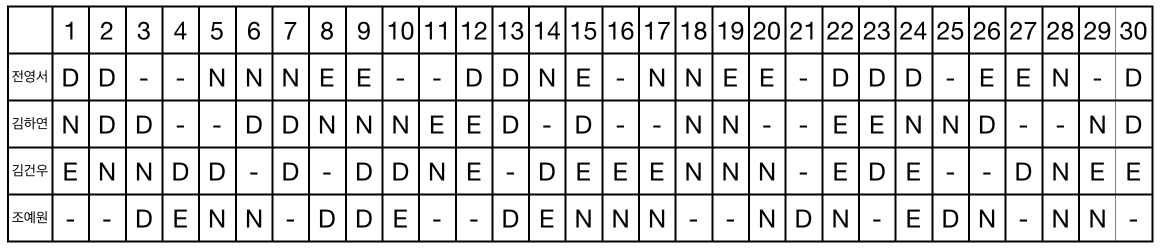
#> input picture 3-class CNN model/schedule4.jpg, 2331 x 503 px, given in place of camera3.jpg, which was not available (shown at 1/2 size)
$ python 3class_final.py
#> lines starting #> are read from the running program, lines starting #| are printed output that depends on the picture; after the words box and inside, x2 and y2 are one past the last pixel; in counts of white or black regions, pixels touching at a corner belong together; pictures that were not available may be replaced by others from this repository, and a replacement may not be noted
# ─────────────────────────────
# 0. 패키지 임포트 및 설정
# ─────────────────────────────
import cv2
import numpy as np
import matplotlib.pyplot as plt
import json
import tensorflow as tf

# 사용자 설정
IMAGE_PATH   = "/content/camera3.jpg"       # 업로드한 근무표 이미지 경로
TFLITE_MODEL = "dne_classifier.tflite"         # TFLite 분류기 모델
WHITE_THRESH = 0.94                           # 빈 셀 판단 기준
CLASS_LABELS = ['D', 'N', 'E']                 # 분류 클래스
HEADER_SKIP_Y = 2                              # 위쪽 헤더 행 수
HEADER_SKIP_X = 1                              # 왼쪽 헤더 열 수

# ─────────────────────────────
# 1. 셀 좌표 검출 및 표 정렬
# ─────────────────────────────
def get_table_cells(img_path, header_skip_y=2, header_skip_x=1, vis_path="table_detected.png"):
#> called with img_path = '/content/camera3.jpg', header_skip_y = 2, header_skip_x = 1, vis_path = 'table_detected4.png'
    orig_img = cv2.imread(img_path)
#> orig_img is the input picture: shape (503, 2331, 3); mean B, G, R 218.1, 218.1, 218.1
    assert orig_img is not None, f"Image not found at {img_path}"

    max_width = 1000
    if orig_img.shape[1] > max_width:
        scale = max_width / orig_img.shape[1]
#> scale = 0.429
        orig_img = cv2.resize(orig_img, None, fx=scale, fy=scale)
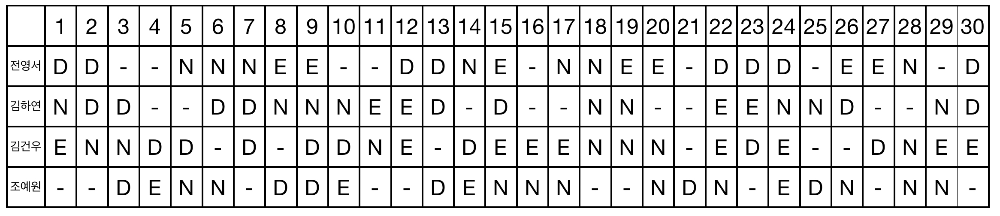
#> orig_img: shape (216, 1000, 3); mean B, G, R 218, 218, 218

    gray = cv2.cvtColor(orig_img, cv2.COLOR_BGR2GRAY)
    blur = cv2.GaussianBlur(gray, (5, 5), 0)
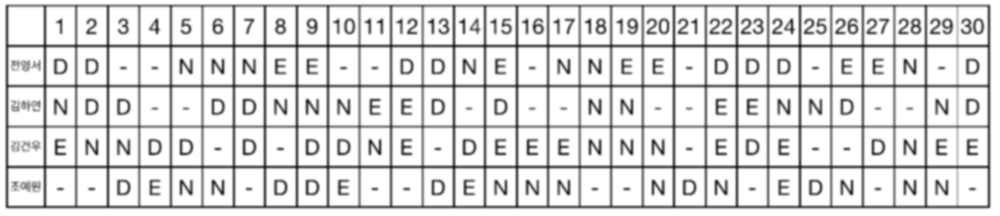
#> blur: shape (216, 1000); min 30, max 255, mean 218
    binary = cv2.adaptiveThreshold(blur, 255, cv2.ADAPTIVE_THRESH_MEAN_C,
                                   cv2.THRESH_BINARY_INV, 15, 8)
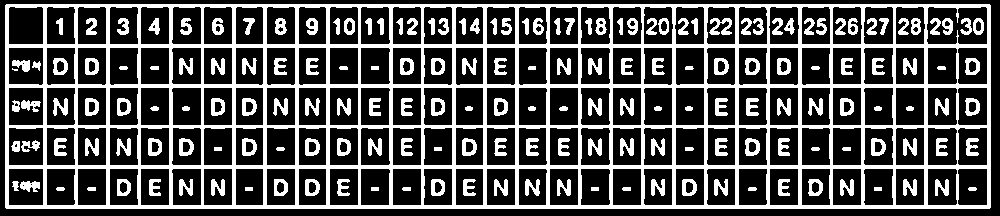
#> binary: shape (216, 1000); 30.3% white; 180 white regions (1 under 20 px), largest, box (x1, y1, x2, y2) and area: (5, 4, 991, 209) 44561, (709, 18, 732, 35) 220, (242, 98, 257, 116) 171

    contours, _ = cv2.findContours(binary, cv2.RETR_EXTERNAL, cv2.CHAIN_APPROX_SIMPLE)
#> contours = 1 item
    contours = sorted(contours, key=cv2.contourArea, reverse=True)

    table_contour = None
    for cnt in contours:
        approx = cv2.approxPolyDP(cnt, 0.02 * cv2.arcLength(cnt, True), True)
        if len(approx) == 4:
            table_contour = approx
            break
#> this loop made 1 pass
#> table_contour on pass 1: [[5, 5], [6, 208], [990, 207], [989, 4]]

    if table_contour is not None:
        def sort_points(pts):
            pts = pts.reshape(4, 2)
#> pts = [[5, 5], [6, 208], [990, 207], [989, 4]]
            s = pts.sum(axis=1)
#> s = [10, 214, 1197, 993]
            diff = np.diff(pts, axis=1)
#> diff = [0, 202, -783, -985]
            return np.array([
                pts[np.argmin(s)], pts[np.argmin(diff)],
                pts[np.argmax(s)], pts[np.argmax(diff)]
            ], dtype='float32')

        rect = sort_points(table_contour)
#> rect = [[5, 5], [989, 4], [990, 207], [6, 208]]
        width = int(max(np.linalg.norm(rect[0] - rect[1]), np.linalg.norm(rect[2] - rect[3])))
#> width = 984
        height = int(max(np.linalg.norm(rect[0] - rect[3]), np.linalg.norm(rect[1] - rect[2])))
#> height = 203
        dst = np.array([[0,0],[width-1,0],[width-1,height-1],[0,height-1]], dtype='float32')
#> dst = [[0, 0], [983, 0], [983, 202], [0, 202]]
        M = cv2.getPerspectiveTransform(rect, dst)
#> M = [[0.999, -0.00492, -4.97], [0.00101, 0.995, -4.98], [-3.59e-20, -1.56e-19, 1]]
        warped = cv2.warpPerspective(orig_img, M, (width, height))
        gray = cv2.cvtColor(warped, cv2.COLOR_BGR2GRAY)
#> gray: shape (203, 984)
    else:
        print("⚠️ 표 외곽 인식 실패 — 원본 사용")
        warped = orig_img
        gray = cv2.cvtColor(warped, cv2.COLOR_BGR2GRAY)

    _, binary = cv2.threshold(gray, 0, 255, cv2.THRESH_BINARY_INV + cv2.THRESH_OTSU)
#> binary: shape (203, 984); 17.7% white in thin lines or dots
    h_kernel = cv2.getStructuringElement(cv2.MORPH_RECT, (100, 1))
    v_kernel = cv2.getStructuringElement(cv2.MORPH_RECT, (1, 100))
    h_lines = cv2.morphologyEx(binary, cv2.MORPH_OPEN, h_kernel)
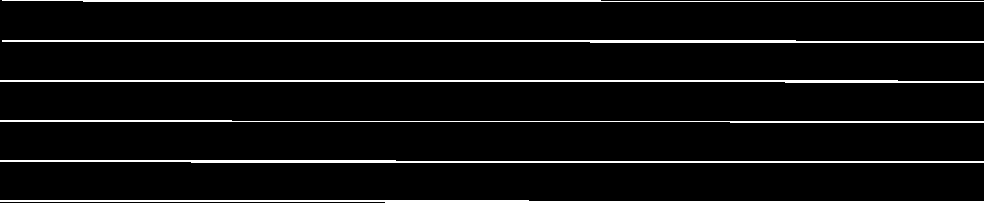
#> h_lines: shape (203, 984); 5.8% white; 6 white regions, box (x1, y1, x2, y2) and area: (0, 160, 984, 163) 2173, (2, 40, 984, 43) 2170, (0, 200, 984, 203) 2112, (0, 80, 984, 83) 2081, (2, 0, 984, 2) 1500, (0, 120, 984, 123) 1470
    v_lines = cv2.morphologyEx(binary, cv2.MORPH_OPEN, v_kernel)
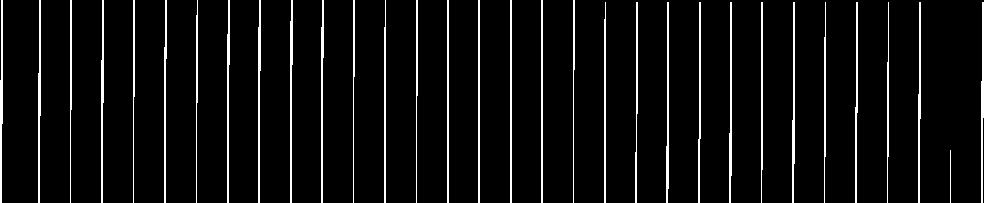
#> v_lines: shape (203, 984); 6.1% white in thin lines or dots

    def find_seps(mask, axis, ratio=0.5):
#> called with axis = 'x', ratio = 0.5
        proj = mask.sum(axis=0) if axis == 'x' else mask.sum(axis=1)
#> proj = 984 values, max 51765 at index 1, min 0 at index 3, mean 3135.4
        thresh = proj.max() * ratio
#> thresh = 25882.5
        idx = np.where(proj > thresh)[0]
#> idx = 63 values from 0 to 983
        groups = np.split(idx, np.where(np.diff(idx) > 1)[0] + 1)
#> groups = 31 items, first 6: [0, 1, 2], [38, 39, 40], [70, 71], [101, 102, 103], [133], [164, 165]
        return sorted(int(np.median(g)) for g in groups if len(g) > 0)

    x_seps = find_seps(v_lines, 'x', 0.5)
#> x_seps = 31 values from 1 to 982
    y_seps = find_seps(h_lines, 'y', 0.5)
#> y_seps = [0, 40, 80, 121, 161, 201]

    if vis_path:
        img_vis = cv2.cvtColor(gray, cv2.COLOR_GRAY2BGR)
        for y in y_seps:
            cv2.line(img_vis, (x_seps[0], y), (x_seps[-1], y), (0,0,255), 2)
#> this loop made 6 passes
#> y on passes 2 to 6: 40, 80, 121, 161, 201
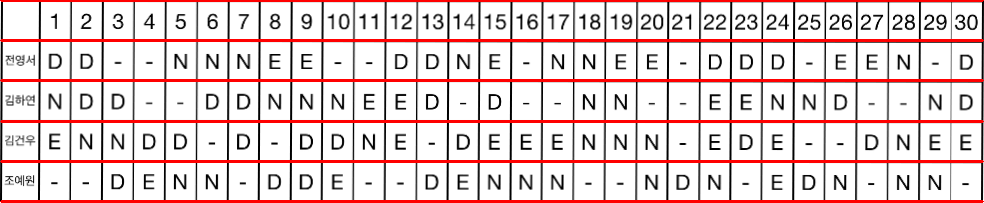
#> img_vis: shape (203, 984, 3); mean B, G, R 206.4, 206.4, 227.7
        for x in x_seps:
            cv2.line(img_vis, (x, y_seps[0]), (x, y_seps[-1]), (0,0,255), 2)
#> this loop made 31 passes
#> x on passes 2 to 13: 39, 70, 102, 133, 164, 196, 227, 258, 290, 321, 353, 384
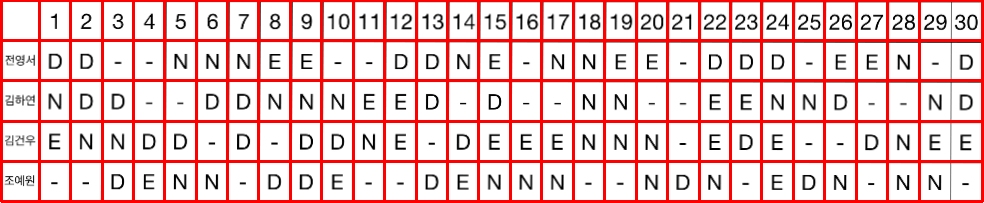
#> img_vis: shape (203, 984, 3); 8.67% of pixels changed, all inside (x1, y1, x2, y2) = (0, 1, 984, 201)
        cv2.imwrite(vis_path, img_vis)
        print(f"✅ 셀 시각화 저장 완료: {vis_path}")

    data_rows = list(zip(y_seps[header_skip_y-1:-1], y_seps[header_skip_y:]))
#> data_rows = [(40, 80), (80, 121), (121, 161), (161, 201)]
    data_cols = list(zip(x_seps[header_skip_x:-1], x_seps[header_skip_x+1:]))
#> data_cols = 29 pairs, first value 39 to 919, second value 70 to 982
    return gray, data_rows, data_cols

# ─────────────────────────────
# 2. 셀 crop 및 리사이즈
# ─────────────────────────────
# [51 lines left out: functions tight_crop_and_resize, classify_dne, not called in this run]


# ─────────────────────────────
# 4. 메인 실행 및 JSON 저장
# ─────────────────────────────
def main():
    img, data_rows, data_cols = get_table_cells(
        IMAGE_PATH, header_skip_y=HEADER_SKIP_Y, header_skip_x=HEADER_SKIP_X,
        vis_path="table_detected4.png"
    )
#> data_rows = [(40, 80), (80, 121), (121, 161), (161, 201)]

    interpreter = tf.lite.Interpreter(model_path=TFLITE_MODEL)
    interpreter.allocate_tensors()
    input_details  = interpreter.get_input_details()
    output_details = interpreter.get_output_details()

    result = {}
    debug_count = 0
    for r, (y1, y2) in enumerate(data_rows):
        row_dict = {}
        for c, (x1, x2) in enumerate(data_cols):
            cell_img = img[y1:y2, x1:x2]
            debug = (debug_count < 30)
            val = classify_dne(cell_img, interpreter, input_details, output_details,
                               debug=debug, r=r, c=c)
            row_dict[str(c+1)] = val
            if debug: debug_count += 1
        result[str(r+1)] = row_dict

    with open("schedule_inferred4.json", "w", encoding="utf-8") as f:
        json.dump(result, f, ensure_ascii=False, indent=2)
    print("✅ schedule_inferred4.json 저장 완료")
    print(json.dumps(result, ensure_ascii=False, indent=2))

# ─────────────────────────────
# 5. 실행
# ─────────────────────────────
if __name__ == '__main__':
    main()
#> (the call stopped at in main, `interpreter = tf.lite.Interpreter(model_path=TFLITE_MODEL)`: tensorflow is not available in this run)
